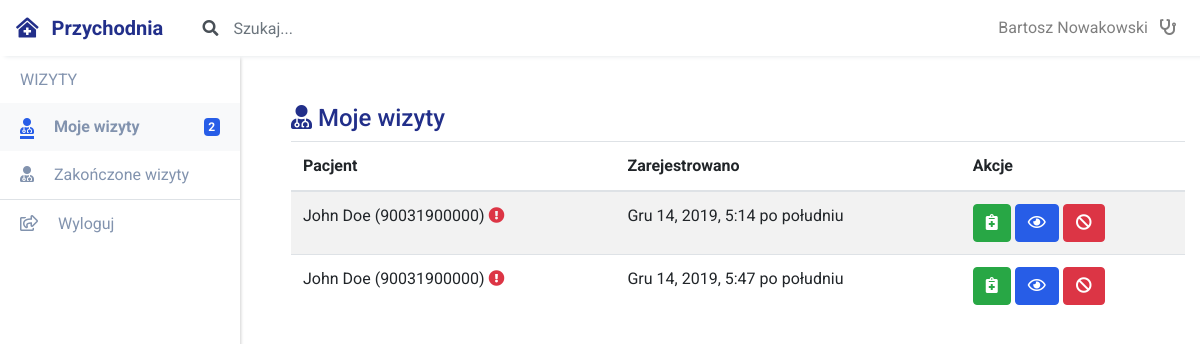
The page /przychodnia/lekarz/moje-wizyty (signed in) on the database as committed earlier.
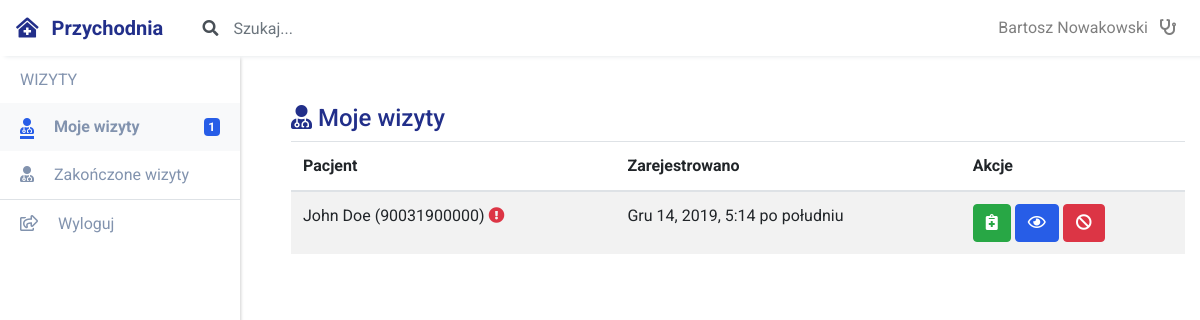
The same page on the database as committed later.
### przychodnia_wizyta/models.py (models this page shows)
class Wizyta(models.Model):
    STATUS = (
        ("REJ", "Zarejestrowana"),
        ("ZAK", "Zakończona"),
        ("ANUL", "Anulowana")
    )
    opis = models.TextField(null=True, blank=True)
    diagnoza = models.TextField(null=True, blank=True)
    status = models.CharField(null=False, choices=STATUS, max_length=4, default="REJ")
    dt_rej = models.DateTimeField(auto_now_add=True)
    dt_zak_anul = models.DateTimeField(null=True)
    pacjent = models.ForeignKey(Pacjent, on_delete=models.PROTECT)
    rejestratorka = models.ForeignKey(Rejestratorka, on_delete=models.PROTECT)
    lekarz = models.ForeignKey(Lekarz, on_delete=models.PROTECT)
    wizyty = WizytaManager()
    @property
    def is_old(self): # czy wizyta jest 'stara'
        ret = self.status=='REJ'
        ret = ret and (self.dt_rej <= timezone.now() - timedelta(hours=12))
        return ret
    class Meta:
        ordering = ["dt_rej"]
        verbose_name_plural = "Wizyty"

### przychodnia_pacjent/models.py (models this page shows)
class Pacjent(CommonProfileModel):
    adres = models.ForeignKey(Adres, on_delete=models.PROTECT)
    pesel = models.CharField("PESEL", max_length=11, unique=True)
    def __str__(self):
        return "%s %s (%s)" % (self.imie, self.nazwisko, self.pesel)
    class Meta:
        verbose_name_plural = "Pacjenci"

### przychodnia_app/views/views_lekarz.py (the view)
@method_decorator(login_required(login_url='/login'), name='dispatch')
@method_decorator(uprawniania_lekarz_wymagane, name='dispatch')
class LekarzDashboard(View):
    template_name = "przychodnia_app/lekarz/moje-wizyty.html"
    def get(self, request):
        ja = lekarz_by_request(request)
        moje_wizyty = Wizyta.wizyty.filter_by_lekarz(ja, typ="REJ")
        moje_wizyty_count = moje_wizyty.count()
        return render(request, self.template_name, {
            "moje_wizyty": moje_wizyty,
            "moje_wizyty_count": moje_wizyty_count,
        })

### common/context_processors.py (called while the page is built)
def common_context(request):
    profile = None
    if request.user.is_authenticated:
        if not profile and request.user.role and request.user.role == "REJ":
            profile = Rejestratorka.objects.get(user=request.user)
        if not profile and request.user.role and request.user.role == "LEK":
            profile = Lekarz.objects.get(user=request.user)
    context = {
        "time_now": timezone.now(),
        "pacjenci_count": Pacjent.objects.count(),
        "nowe_wizyty_count": Wizyta.wizyty.get_new().count(),
        "stare_wizyty_count": Wizyta.wizyty.get_old().count(),
        "profile": profile,
    }
    return context

### common/models.py (called while the page is built)
    def __str__(self):
        return "%s %s" % (self.imie, self.nazwisko)

### przychodnia_app/views/views_lekarz.py (called while the page is built)
def lekarz_by_request(request):
    return Lekarz.objects.get(user=request.user)

### przychodnia_wizyta/models.py (called while the page is built)
    def get_old(self):
        return self.filter(
            Q(status='REJ') & Q(dt_rej__lte=timezone.now() - timedelta(hours=12)))

    def get_new(self):
        return self.filter(
            Q(status='REJ') & Q(dt_rej__gte=timezone.now() - timedelta(hours=12)))

    def filter_by_lekarz(self, user, typ):
        return self.filter(
            Q(status=typ) & Q(lekarz=user))

### przychodnia_app/templates/przychodnia_app/lekarz/moje-wizyty.html (shortened to what this page needs)
{% extends 'przychodnia_app/extend/base_przychodnia.html' %}
{% block content %}
<h4><i class="fas fa-user-md"></i>&nbsp;Moje wizyty</h4>
<table class="table table-striped">
  <thead>
    <tr>
      <th scope="col">Pacjent</th>
      <th scope="col">Zarejestrowano</th>
      <th scope="col">Akcje</th>
    </tr>
  </thead>
  <tbody>
    {% for wizyta in moje_wizyty %}
    <tr>
      <td>
        {{wizyta.pacjent}}
        {% if wizyta.is_old %}
          <i class="fas fa-exclamation-circle text-danger" data-toggle="tooltip" data-placement="bottom" title="Ta wizyta powinna być anulowana!"></i>
        {% endif %}
      </td>
      <td>{{wizyta.dt_rej}}</td>
      <td>
        <a class="btn btn-success" href="#" role="button" data-toggle="tooltip" data-placement="bottom" title="Zrealizuj wizytę">
          <i class="fas fa-notes-medical"></i>
        </a>
        {% include 'przychodnia_app/include/action_buttons_common.html' %}
      </td>
    </tr>
    {% empty %}
    <tr>
      <td colspan="4" class="text-center">
        -Brak-
      </td>
    </tr>
    {% endfor %}
  </tbody>
</table>
{% endblock %}

### przychodnia_app/templates/przychodnia_app/include/action_buttons_common.html
<a href="{% url 'przychodnia_app:przychodnia-wizyta-detail' pk=wizyta.pk %}" class="btn btn-primary" href="#" role="button" data-toggle="tooltip" data-placement="bottom" title="Pokaż szczegóły">
  <i class="far fa-eye"></i>
</a>
<a class="btn btn-danger" href="{% url 'przychodnia_app:przychodnia-anuluj-wizyte' wizyta_id=wizyta.pk %}" role="button" data-toggle="tooltip" data-placement="bottom" title="Anuluj wizyte">
  <i class="fas fa-ban"></i>
</a>

Rows that differ between the two databases and show on the page:
no longer on this page (row edited): Wizyta: pacjent "John Doe (90031900000)", status "REJ" (drawn), dt_rej "Gru 14, 2019, 5:47 po południu"
Other text that changed with them:
{{ moje_wizyty_count }}: "2" → "1"
